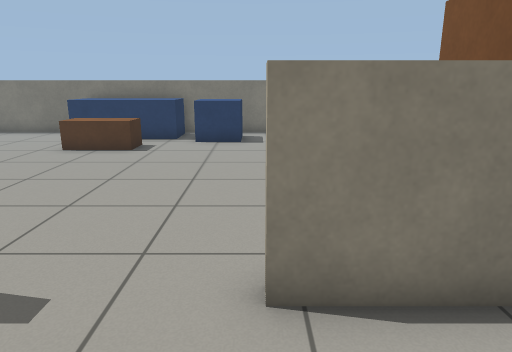
View 1 (above)

17 first-person views from a walk through a robot-simulator world made for Gazebo. The camera is 1.1 m above the floor, tilts 14° down and sees 70° across. The floor is counted in squares, 0.5 m on a side. Each view is taken from the middle of a square. On the plan, view 1 faces up. The plan holds only what a view shows up to about 20 squares ahead; the rest is blank.

View 2
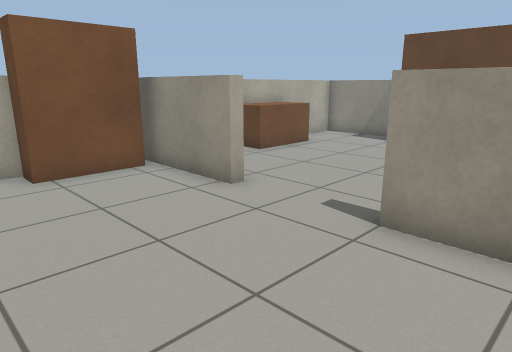

View 3
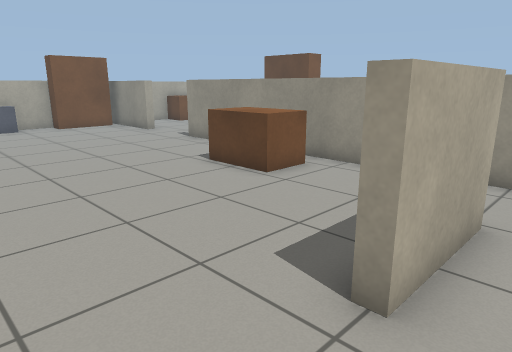

View 4
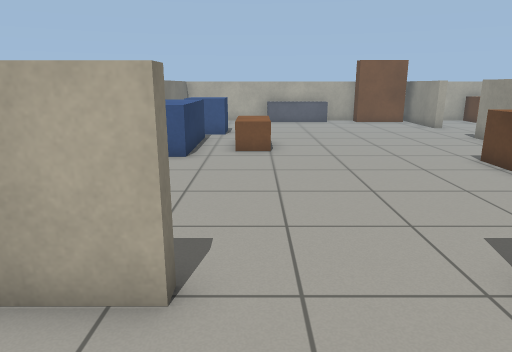

View 5
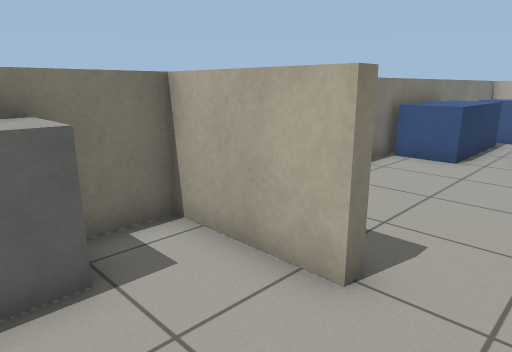

View 6
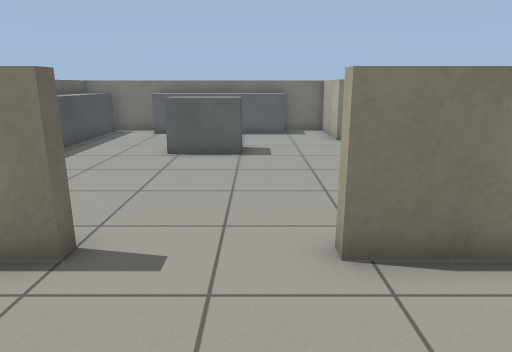

View 7
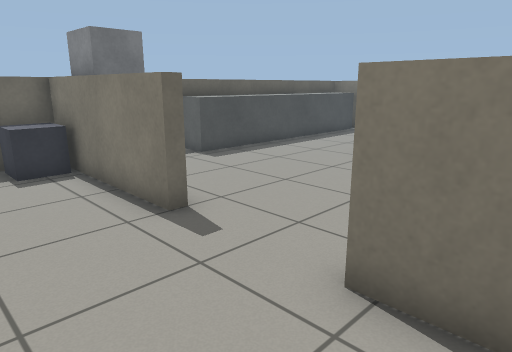

View 8
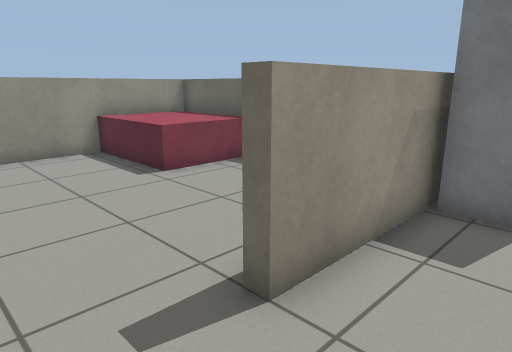

View 9
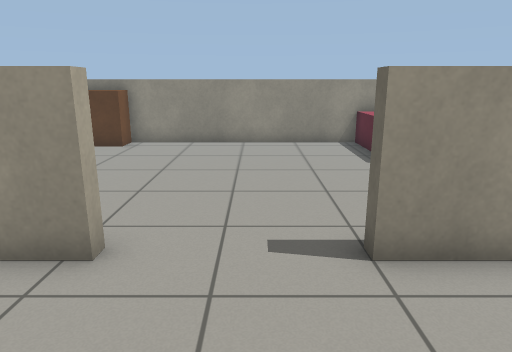

View 10
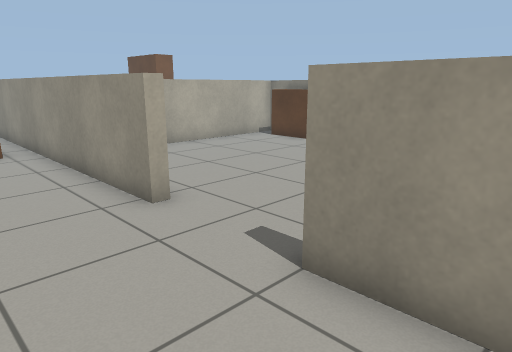

View 11
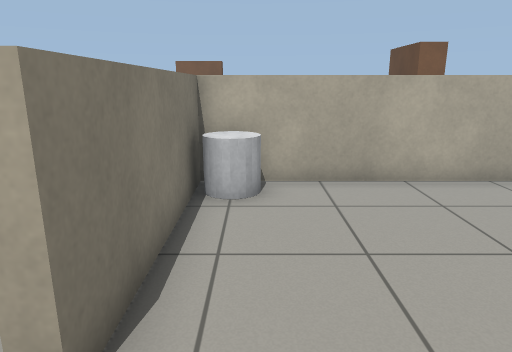

View 12
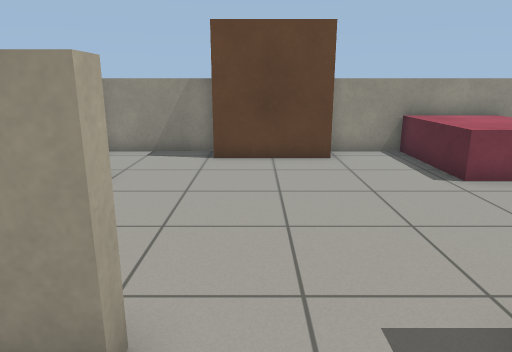

View 13
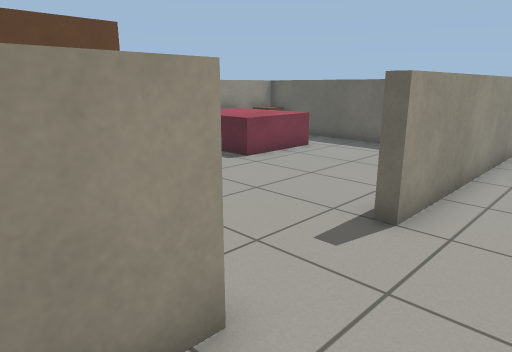

View 14
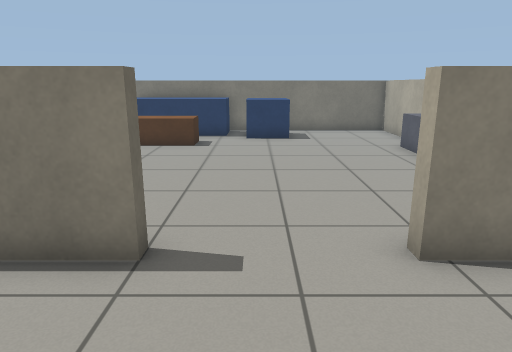

View 15
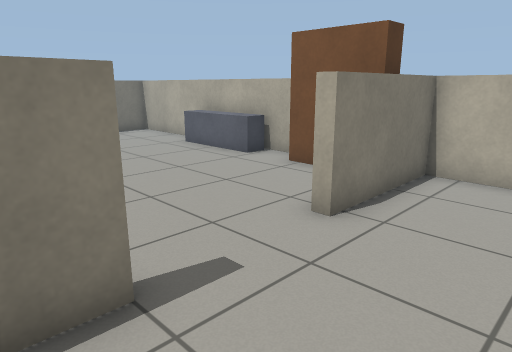

View 16
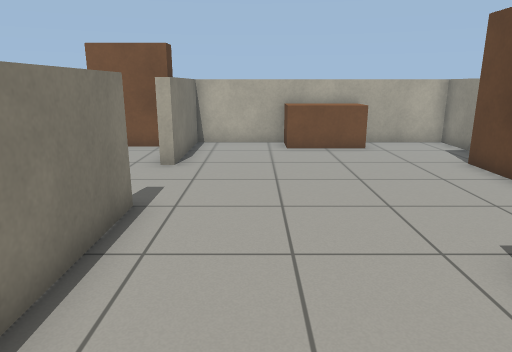

View 17
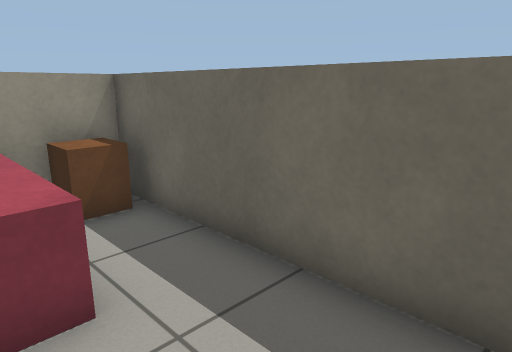

### Floor plan
Points are (right, up) in squares from view 1. A wall is a line through its corners. A room is listed if a view was taken in it or the views show most of it. See-through windows are left out.
Room 1 (views 1, 14, 15, 16, 17)
walls: (-5.2, -6.3) (-3.6, -6.3); (0.6, -6.3) (4.3, -6.3) (4.3, -3.4); (-3.5, 3.7) (-3.5, 3.3) (-7.1, 3.3); (4.3, 0.5) (4.3, 3.3) (0.1, 3.3); (-11.3, 0.8) (-11.3, -6.3) (-10.4, -6.3)
ways out: opening at (-1.5, 3) to room 2
objects: brown box (-11, -6) to (-10, -5); red box (-9, -6) to (-6, -3); wardrobe (-3, -6) to (0, -5); brown box (3, -3) to (4, 0)
Room 2 (views 2, 3, 4, 5, 6, 7, 8, 9, 10, 11, 12, 13)
walls: (-15.7, 6.6) (-15.7, 9.9) (-15.2, 9.9); (-13.5, 3.3) (-17.9, 3.3) (-17.9, 3.7) (-13.5, 3.7); (-11.6, 3.7) (-3.5, 3.7); (-15.2, 13.9) (-15.7, 13.9) (-15.7, 17.3) (-17.4, 17.3); (-25.2, 3.7) (-21.5, 3.7) (-21.5, 3.3) (-25.5, 3.3); (-7.6, 17.3) (-12.1, 17.3); (-12.4, -6.3) (-11.7, -6.3) (-11.7, 1.6); (-23.6, 17.3) (-25.2, 17.3); (0.1, 3.3) (0.1, 3.7) (4.1, 3.7); (-23.2, -6.3) (-15.8, -6.3); (4.3, 7.5) (4.3, 8.6); (4.3, 12.4) (4.3, 17.3) (-3.4, 17.3)
ways out: opening at (-1.5, 3) to room 1
objects: red box (-27, -6) to (-24, -3); grey box (-27, 2) to (-26, 3); fridge (-27, 4) to (-26, 5); counter (-27, 8) to (-26, 17); counter (-23, 16) to (-18, 17); grey box (-22, 11) to (-20, 12); brown box (-15, -6) to (-13, -6); white cylinder (-13, 2) to (-12, 3); brown box (-10, 5) to (-9, 6); blue box (-7, 15) to (-4, 17); brown box (-6, 13) to (-5, 13); blue box (-2, 15) to (-1, 16); brown box (4, 5) to (4, 7); TV cabinet (4, 9) to (4, 12)

Positions as (right, up) in squares from view 1, and headings:
1: (0, 0), facing up
2: (-6, 9), facing down-right
3: (-17, 13), facing down-right
4: (-19, 13), facing right
5: (-19, 12), facing up-right
6: (-19, -1), facing up
7: (-16, 0), facing up-left
8: (-19, 6), facing down-left
9: (-20, 8), facing down
10: (-24, 7), facing down-right
11: (-20, 2), facing right
12: (-1, 6), facing down
13: (2, 6), facing down-left
14: (-2, -1), facing up
15: (-5, 0), facing up-right
16: (-10, 1), facing right
17: (-8, 1), facing down-left
